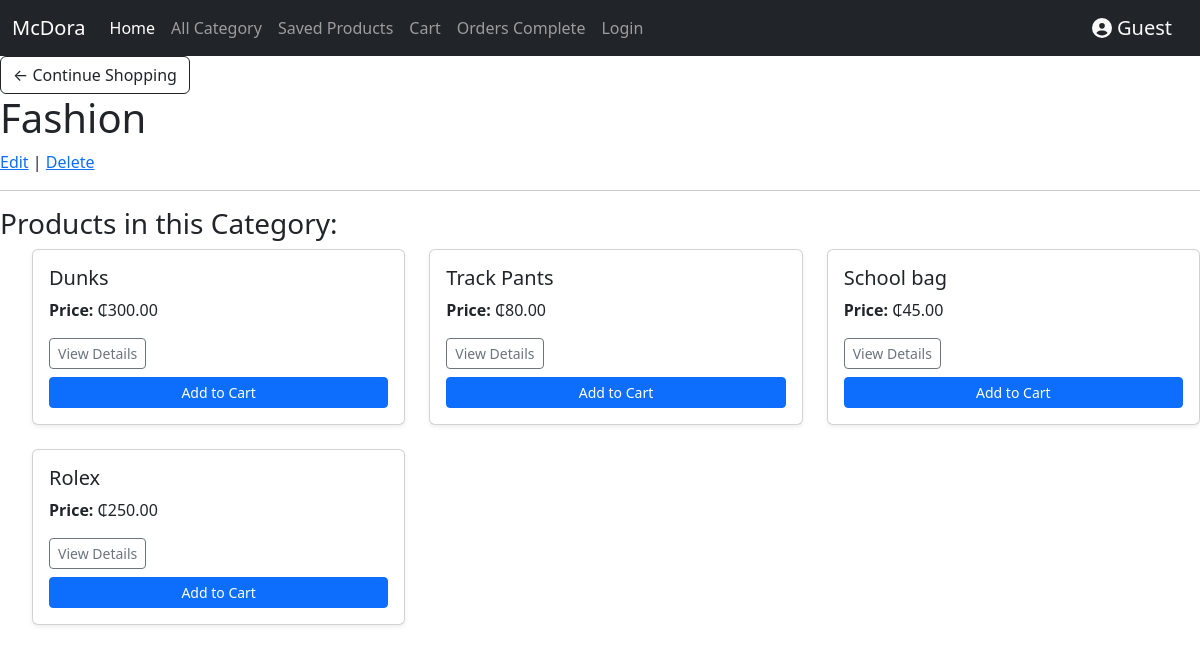
Page /category_detail/1/ on the earlier database version.
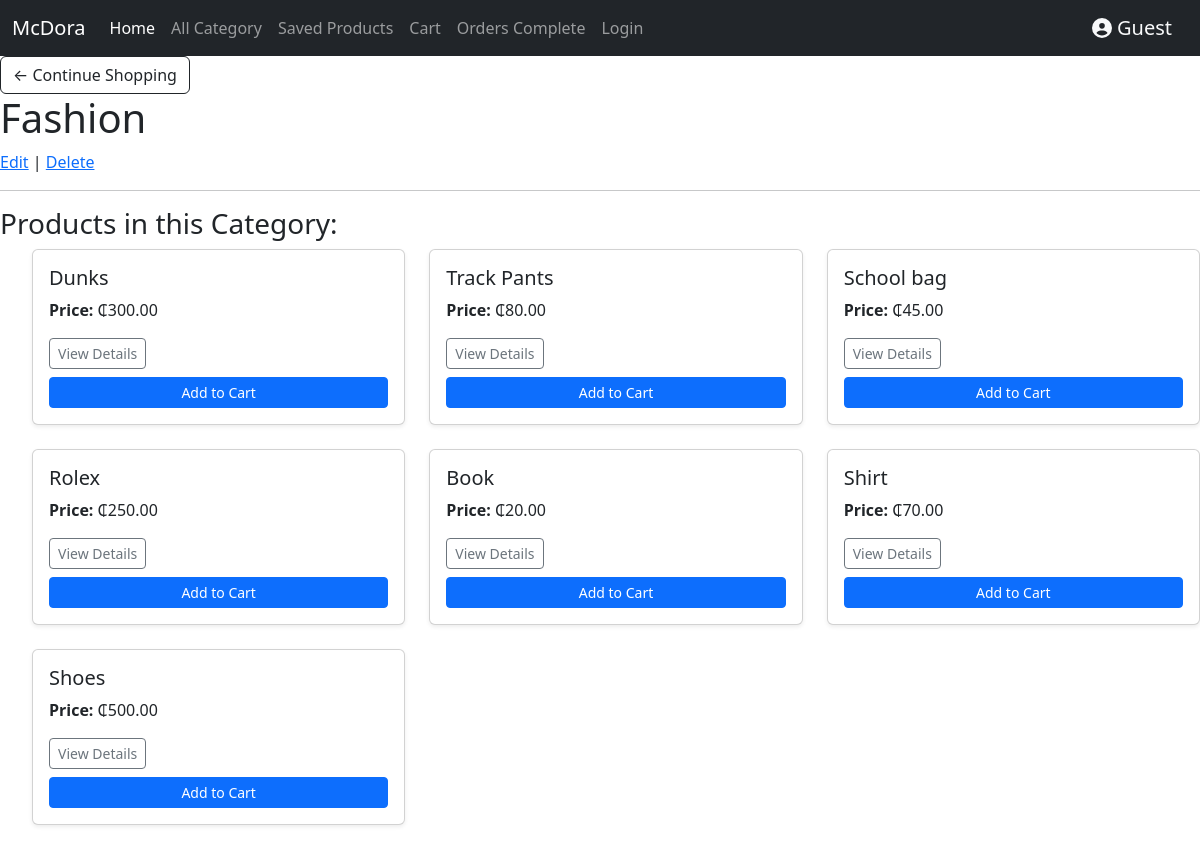
Same page on the later database version.
### store/models.py (models this page shows, shortened)
class Product(models.Model):
    name = models.CharField(max_length=100, null=True)
    description = models.TextField(null=True)
    category = models.ForeignKey(Category, on_delete=models.SET_NULL, related_name='products', null=True)
    brand = models.ForeignKey(Brand, on_delete=models.SET_NULL, related_name='products', null=True)
    product_status = models.ForeignKey(ProductStatus, on_delete=models.SET_NULL, null=True)
    image = models.ImageField(upload_to= 'products/', null=True, blank=True)
    product_document = models.ForeignKey(ProductDocument, on_delete=models.SET_NULL, null=True, blank=True)
    price = models.DecimalField(max_digits=10, decimal_places=2, null=True)
    date_created = models.DateTimeField(auto_now_add=True, null=True)
    creator = models.ForeignKey(User, on_delete=models.SET_NULL, null=True)

### store/views.py (the view)
# urls.py: path('category_detail/<int:id>/', views.category_detail, name='category_detail'),
def category_detail(request, id):
    category = Category.objects.get(id=id)
    products = category.products.all()
    context = {'category': category, 'products': products}
    return render(request, 'category_detail.html', context)

### store/templates/category_detail.html (shortened to what this page needs)
{% extends 'base.html' %}
{% block content %}
<a class="btn btn-outline-dark" href="{% url 'home' %}">&#x2190; Continue Shopping</a>
<h1>{{ category.name }}</h1>
<a href="{% url 'edit_category' id=category.id %}">Edit</a> | <a href="{% url 'delete_category' id=category.id %}">Delete</a>
<hr>
<h3>Products in this Category:</h3>
<ul>
  <div class="row">
        {% for product in products %}
            <div class="col-md-4 mb-4">
                <div class="card h-100 shadow-sm">
                    <div class="card-body">
                        <h5 class="card-title">{{ product.name }}</h5>
                        <p class="card-text"><strong>Price:</strong> ₵{{ product.price }}</p>
                        <a href="{% url 'product_detail' id=product.id %}" class="btn btn-sm btn-outline-secondary mb-2">View Details</a>
                        <form action="{% url 'add_to_cart' id=product.id %}" method="post">
                            <button class="btn btn-primary btn-sm btn-block w-100">Add to Cart</button>
                        </form>
                    </div>
                </div>
            </div>
        {% empty %}
            <p class="text-center">No products available.</p>
        {% endfor %}
    </div>
</ul>
{% endblock content %}

Differences in the rows shown:
added Product: name "Book", price "20.00"
added Product: name "Shirt", price "70.00"
added Product: name "Shoes", price "500.00"
